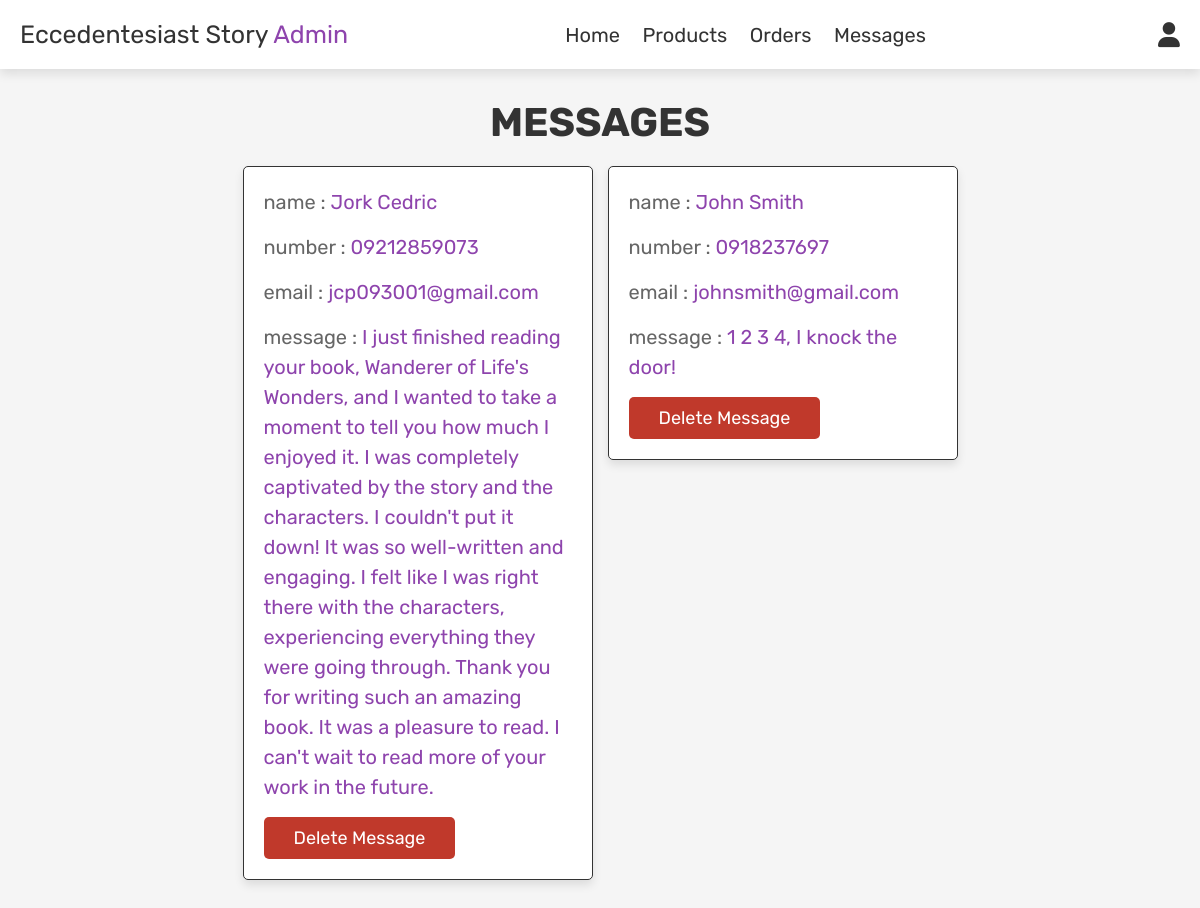
Screenshot of /pages/admin/admin_contacts.php (signed in) with the database file from the repository.
### tables this page shows
CREATE TABLE `message` (
  `id` int(100) NOT NULL,
  `name` varchar(100) NOT NULL,
  `email` varchar(100) NOT NULL,
  `number` varchar(12) NOT NULL,
  `message` varchar(500) NOT NULL
);

### pages/admin/admin_contacts.php (the view, shortened to what this page needs)
<?php
include '../../includes/admin/config.php';
?>
<!DOCTYPE html>
<html lang="en">
<head>
   <link rel="stylesheet" href="https://cdnjs.cloudflare.com/ajax/libs/font-awesome/6.0.0/css/all.min.css">
   <link rel="stylesheet" href="../../assets/css/admin/admin_style.css">
</head>
<body>
   <?php include '../../includes/admin/admin_header.php'; ?>
   <section class="messages">
      <h1 class="title"> messages </h1>
      <div class="box-container">
         <?php
         $select_message = mysqli_query($conn, "SELECT * FROM `message`") or die('query failed');
         if (mysqli_num_rows($select_message) > 0) {
            while ($fetch_message = mysqli_fetch_assoc($select_message)) {
         ?>
               <div class="box">
                  <p> name : <span><?php echo $fetch_message['name']; ?></span> </p>
                  <p> number : <span><?php echo $fetch_message['number']; ?></span> </p>
                  <p> email : <span><?php echo $fetch_message['email']; ?></span> </p>
                  <p> message : <span><?php echo $fetch_message['message']; ?></span> </p>
                  <a href="admin_contacts.php?delete=<?php echo $fetch_message['id']; ?>" onclick="return confirm('delete this message?');" class="delete-btn">delete message</a>
               </div>
         <?php
            };
         } else {
            echo '<p class="empty">you have no messages!</p>';
         }
         ?>
      </div>
   </section>
</body>
</html>

### assets/css/admin/admin_style.css (style rules this page uses)
:root { --purple: #8e44ad; --red: #c0392b; --orange: #f39c12; --black: #333; --white: #fff; --light-color: #666; --light-white: #ccc; --light-bg: #f5f5f5; --border: .1rem solid var(--black); --box-shadow: 0 .5rem 1rem rgba(0, 0, 0, .1); }
* { font-family: 'Rubik', sans-serif; margin: 0; padding: 0; box-sizing: border-box; outline: none; border: none; text-decoration: none; transition: all .2s linear; }
html { font-size: 62.5%; overflow-x: hidden; }
body { background-color: var(--light-bg); }
section { padding: 3rem 2rem; }
.title { text-align: center; margin-bottom: 2rem; text-transform: uppercase; color: var(--black); font-size: 4rem; }
.btn, .option-btn, .delete-btn, .white-btn { display: inline-block; margin-top: 1rem; padding: 1rem 3rem; cursor: pointer; color: var(--white); font-size: 1.8rem; border-radius: .5rem; text-transform: capitalize; }
.delete-btn { background-color: var(--red); }
.messages .box-container { display: grid; grid-template-columns: repeat(auto-fit, 35rem); justify-content: center; gap: 1.5rem; max-width: 1200px; margin: 0 auto; align-items: flex-start; }
.messages .box-container .box { background-color: var(--white); padding: 2rem; border: var(--border); box-shadow: var(--box-shadow); border-radius: .5rem; }
.messages .box-container .box p { padding-bottom: 1.5rem; font-size: 2rem; color: var(--light-color); line-height: 1.5; }
.messages .box-container .box p span { color: var(--purple); }
.messages .box-container .box .delete-btn { margin-top: 0; }

### rows the page displays
message: name "Jork Cedric", number "09212859073", email "jcp093001@gmail.com", message "I just finished reading your book, Wanderer of Life's Wonders, and I wanted to take a moment to tell you how much I enjoyed it. I was completely captivated by the story and the characters. I couldn't put it down! It was so well-written and engaging. I felt like I was right there with the characters, experiencing everything they were going through. Thank you for writing such an amazing book. It was a pleasure to read. I can't wait to read more of your work in the future."
message: name "John Smith", number "0918237697", email "johnsmith@gmail.com", message "1 2 3 4, I knock the door!"
